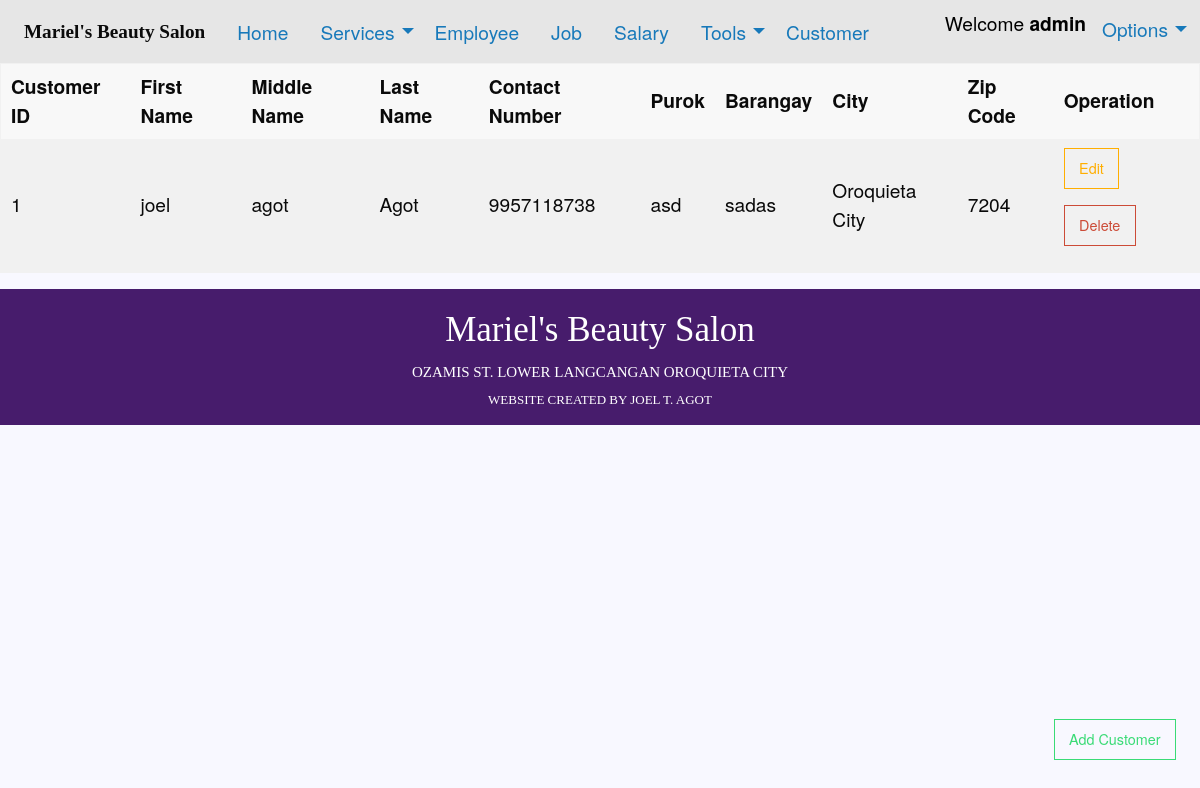
Screenshot of /customer.php (signed in) with the database file from the repository.
### tables this page shows
CREATE TABLE `customer` (
  `customer_id` varchar(30) NOT NULL,
  `first_name` varchar(30) NOT NULL,
  `middle_name` varchar(30) NOT NULL,
  `last_name` varchar(30) NOT NULL,
  `Contact_no.` varchar(20) NOT NULL,
  `purok` varchar(30) NOT NULL,
  `barangay` varchar(30) NOT NULL,
  `city` varchar(30) NOT NULL,
  `zipcode` int(10) NOT NULL
);

### customer.php (the view, shortened to what this page needs)
<!doctype html>
<html class="no-js" lang="en" dir="ltr">
  <head>
    <?php include('assets/style.php') ?>
  </head>
<body>
  <?php include('assets/topbar_index.php') ?>
  <table>
    <thead>
      <tr>
        <th width="auto">Customer ID</th>
        <th width="auto">First Name</th>
        <th width="auto">Middle Name</th>
        <th width="auto">Last Name</th>
        <th width="auto">Contact Number</th>
        <th width="auto">Purok</th>
        <th width="auto">Barangay</th>
        <th width="auto">City</th>
        <th width="auto">Zip Code</th>
        <th width="auto">Operation</th>
      </tr>
    </thead>
    <tbody>
      <tr>
    <?php
      $conn = mysqli_connect("localhost", "root", "", "beautysalon");
        $sql = "SELECT * FROM `Customer`";
        $result = $conn->query($sql);
        if ($result->num_rows > 0) {
         while($row = $result->fetch_assoc()) {
          echo "<tr><td>" . $row["customer_id"]. "</td><td>" . $row["first_name"] . "</td>
          <td>". $row["middle_name"]. "</td>
          <td>". $row["last_name"]. "</td>
          <td>". $row["Contact_no."]. "</td>
          <td>". $row["purok"]. "</td>
          <td>". $row["barangay"]. "</td>
          <td>". $row["city"]. "</td>
          <td>". $row["zipcode"]. "</td>";
            ?>
          <td> <a name='edit' href='update_cust.php?customer_id=<?php echo $row["customer_id"];?>' class='button hollow warning'>Edit</a>
          <a onclick="confirm('Do you want to delete this data?')" href='delete_cust.php?customer_id=<?php echo $row["customer_id"];?>' class='button hollow alert'>Delete</a></td></tr>
      <?php }
      echo "</table>";
      } else { echo "0 results"; }
    ?>
      <a type="button" href="create_cust.php" class="button hollow success"  style="position: absolute;right: 2%;bottom: 3%">Add Customer</a>
  </body>
  <?php include('assets/down-bar_index.php') ?>
</html>

### foundation/css/app.css (style rules this page uses)
* { margin: 0px; padding: 0px; }
body { font-size: 120%; background: #F8F8FF; }

### rows the page displays
customer: customer_id "1", first_name "joel", middle_name "agot", last_name "Agot", value "9957118738", purok "asd", barangay "sadas", city "Oroquieta City", zipcode "7204"

### other values shown
$_SESSION['username'] "admin"
